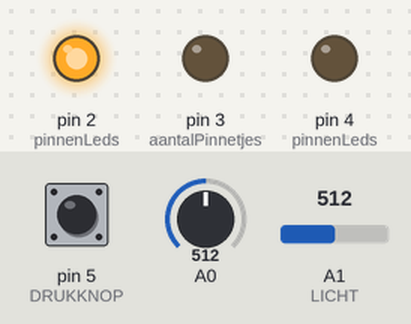
Recording of a sketch running on a simulated Arduino Uno, built with avr-gcc and run on an emulated ATmega328P. Parts: output pins drawn as LEDs (lit = HIGH). The test bench sets the inputs (shaded band); at power-on: pin 5 (DRUKKNOP) LOW, A0 = 512, A1 (LICHT) = 512. What the sketch prints to the serial monitor is not drawn.

Above: at 0.1 s.
Timing chart, 0 to 1.6 s (numbered marks = the images above):
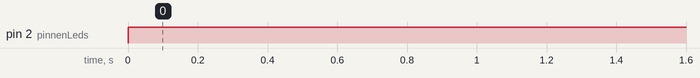

Measured:
- by itself, pin 2 (pinnenLeds): LOW → HIGH at 0.00 s

The sketch:

_4.3.4_Deelopdracht_A.ino
```cpp
#define RED 4
#define YELLOW 3
#define GREEN 2
#define aantalPinnetjes 3
#define TEMP 0
#define LICHT 1
#define DRUKKNOP 5
#define MIN_TEMP 0
#define MAX_TEMP 100

int pinnenLeds[] ={GREEN,YELLOW,RED};
const int interval = 2000;
long previousMillis = 0;
bool ledstate = 1;
float temperatuur;
float lux;

void setup() {
  Serial.begin(9600);
  for(int i =0 ; i < aantalPinnetjes;i++){
  pinMode(pinnenLeds[i], OUTPUT);
  pinMode(DRUKKNOP, INPUT);
  }


}

void loop() {
temperatuur = (22.8/698.0) * (float)analogRead(0);
lux = (482/893) * (float)analogRead(1);
 unsigned long currentMillis = millis();
 if(currentMillis-previousMillis > interval){
  previousMillis = currentMillis;
  Serial.print("TEMP : ");
 Serial.println(temperatuur);
 Serial.print("LUX : ");
 Serial.println(analogRead(LICHT));
 Serial.print("Knopje : ");
 Serial.println(digitalRead(DRUKKNOP));
 }

 digitalWrite(bepaalWelkeLed(temperatuur),HIGH);
}

int bepaalWelkeLed(float temperatuur){
if(temperatuur> MIN_TEMP && temperatuur < MAX_TEMP){
  return GREEN;
}
else if(temperatuur < MIN_TEMP){
  return YELLOW;
}
else if(temperatuur > MAX_TEMP){
  return RED;
}
}
```
